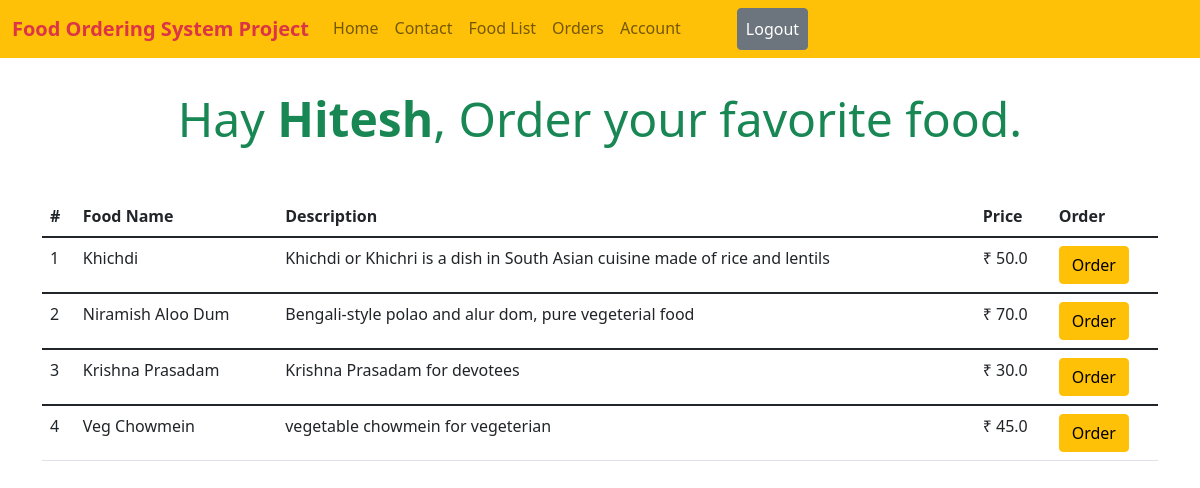
/foods/ (signed in), run on the app's committed database.
### food/models.py (models this page shows, shortened)
class Food(models.Model):
    name = models.CharField(max_length=500)
    desc = models.TextField()
    price = models.FloatField()

### food/views.py (the view)
# urls.py: path("", food_list, name="food.food_list"),
def food_list(request):
    context = {}
    foods = Food.objects.all()
    context['foods'] = foods
    return render(request, "food_list.html", context)

### food/templates/food_list.html
{% extends 'base.html' %}
{% block 'content' %}
<div class="container p-3 mt-3 mb-4">
    {% if request.user.is_authenticated %}
    <h2 class="display-5 text-center text-success">Hay <span class="fw-bold">{{ request.user.first_name }}</span>, Order
        your favorite food.</h2>
    {% else %}
    <h1 class="text-success display-4 text-center">Order your favorite food.</h1>
    <h4 class=" text-warning">First create an account, then order</h4>
    {% endif %}
</div>
{% if foods %}
<div class="container">
    <table class="table">
        <thead>
        <tr>
            <th scope="col">#</th>
            <th scope="col">Food Name</th>
            <th scope="col">Description</th>
            <th scope="col">Price</th>
            {% if request.user.is_authenticated %}
                <th scope="col">Order</th>
            {% endif %}
        </tr>
        </thead>
        {% for food in foods %}
        <tbody>
        <tr>
            <td>{{ forloop.counter }}</td>
            <td>{{ food.name }}</td>
            <td>{{ food.desc }}</td>
            <td>₹ {{ food.price }}</td>
            {% if request.user.is_authenticated %}
            <td>
                <form method="post" action="{% url 'food.order_food' food.id %}"> {% csrf_token %}
                    <button type="submit" class="btn btn-warning">Order</button>
                </form>
            </td>
            {% endif %}
        </tr>
        </tbody>
        {% endfor %}
    </table>
</div>
{% else %}
<div class="container">
    <h2 class="display-3">No foods available as of now.</h2>
</div>
{% endif %}
{% endblock 'content' %}

### data on the page
Food: name "Khichdi", desc "Khichdi or Khichri is a dish in South Asian cuisine made of rice and lentils", price "50.0"
Food: name "Niramish Aloo Dum", desc "Bengali-style polao and alur dom, pure vegeterial food", price "70.0"
Food: name "Krishna Prasadam", desc "Krishna Prasadam for devotees", price "30.0"
Food: name "Veg Chowmein", desc "vegetable chowmein for vegeterian", price "45.0"

### other printed values
{{ request.user.first_name }} "Hitesh"
